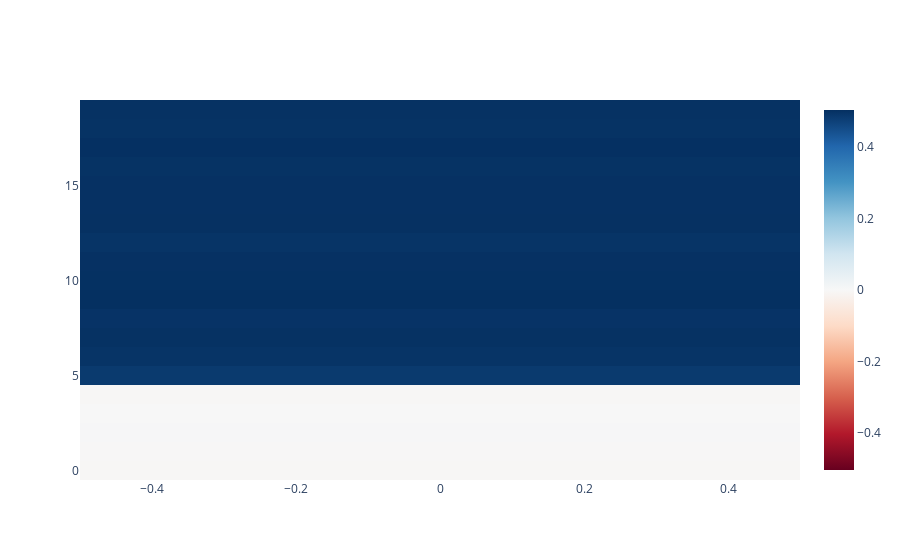

Write notebook code for a chart like this one.
### Code cell
import plotly.graph_objects as go

# Reshape the bias to make it 2-dimensional
bias_2d = linear_model.b.detach().numpy().reshape(-1, 1)

fig = go.Figure(data=go.Heatmap(z=bias_2d, colorscale='RdBu', zmid=0))
fig.show()

### Figure 1 — Plotly figure (JSON) as saved in the notebook; plotly's stock layout.template omitted (floating-point values rounded to 4 significant figures)
{"data": [{"colorscale": [[0, "rgb(103,0,31)"], [0.1, "rgb(178,24,43)"], [0.2, "rgb(214,96,77)"], [0.3, "rgb(244,165,130)"], [0.4, "rgb(253,219,199)"], [0.5, "rgb(247,247,247)"], [0.6, "rgb(209,229,240)"], [0.7, "rgb(146,197,222)"], [0.8, "rgb(67,147,195)"], [0.9, "rgb(33,102,172)"], [1, "rgb(5,48,97)"]], "type": "heatmap", "z": [[-0.005014], [-0.002781], [0.003804], [0.001142], [-0.005232], [0.4847], [0.4958], [0.4994], [0.4961], [0.5026], [0.5016], [0.5003], [0.4956], [0.5008], [0.5004], [0.5004], [0.498], [0.5019], [0.498], [0.4997]], "zmid": 0}], "layout": {}}
